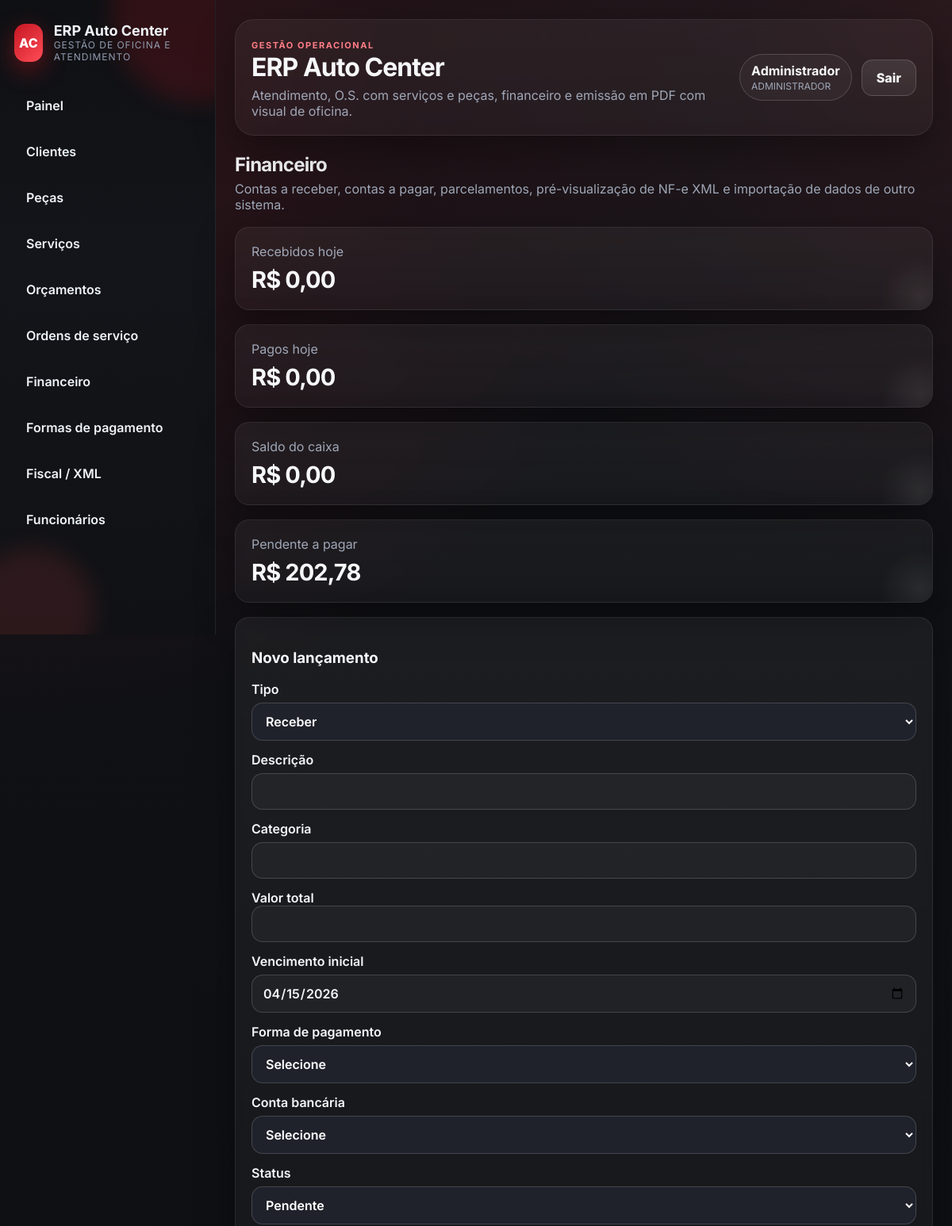
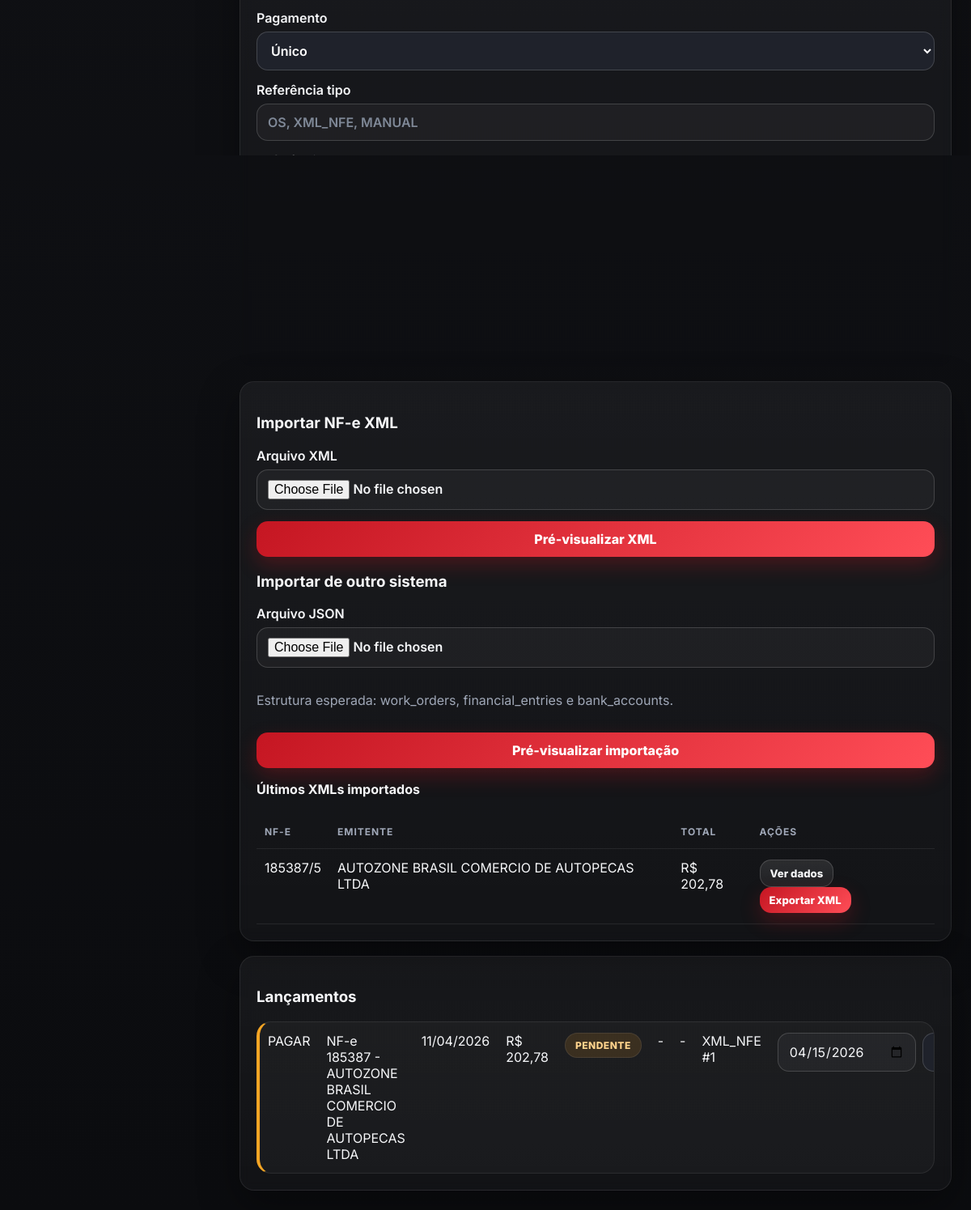
Screenshot of /financeiro (signed in) with the database file from the repository (2 pictures, top to bottom).
### app/models.py (models this page shows, shortened)
class TimestampMixin:
    created_at = db.Column(db.DateTime, default=datetime.now, nullable=False)
    updated_at = db.Column(db.DateTime, default=datetime.now, onupdate=datetime.now, nullable=False)

class SerializableMixin:
    def to_dict(self) -> dict:
        data: dict = {}
        for column in self.__table__.columns:
            value = getattr(self, column.name)
            if isinstance(value, (datetime, date)):
                data[column.name] = value.isoformat()
            elif isinstance(value, Decimal):
                data[column.name] = float(value)
            else:
                data[column.name] = value
        return data

class User(db.Model, TimestampMixin, SerializableMixin):
    __tablename__ = 'users'
    id = db.Column(db.Integer, primary_key=True)
    username = db.Column(db.String(50), unique=True, nullable=False)
    password_hash = db.Column(db.String(255), nullable=False)
    role = db.Column(db.String(30), nullable=False, default='MECANICO')
    nome = db.Column(db.String(120), nullable=False)
    ativo = db.Column(db.Boolean, default=True, nullable=False)

class XmlInvoiceImport(db.Model, TimestampMixin, SerializableMixin):
    __tablename__ = 'xml_invoice_imports'
    id = db.Column(db.Integer, primary_key=True)
    chave_acesso = db.Column(db.String(60), unique=True, nullable=False)
    numero = db.Column(db.String(30))
    serie = db.Column(db.String(20))
    natureza_operacao = db.Column(db.String(120))
    emitente_nome = db.Column(db.String(160))
    emitente_cnpj = db.Column(db.String(20))
    destinatario_nome = db.Column(db.String(160))
    destinatario_cnpj = db.Column(db.String(20))
    total_nota = db.Column(db.Numeric(12, 2), nullable=False, default=0)
    emissao_em = db.Column(db.Date)
    informacoes_complementares = db.Column(db.Text)
    items_json = db.Column(db.Text, nullable=False, default='[]')
    raw_xml = db.Column(db.Text)

class FinancialEntry(db.Model, TimestampMixin, SerializableMixin):
    __tablename__ = 'financial_entries'
    id = db.Column(db.Integer, primary_key=True)
    entry_type = db.Column(db.String(20), nullable=False)
    descricao = db.Column(db.String(255), nullable=False)
    categoria = db.Column(db.String(80))
    valor = db.Column(db.Numeric(12, 2), nullable=False)
    vencimento = db.Column(db.Date, nullable=False)
    payment_receipt_at = db.Column(db.Date)
    status = db.Column(db.String(20), nullable=False, default='PENDENTE')
    payment_method_id = db.Column(db.Integer, db.ForeignKey('payment_methods.id'))
    installment_number = db.Column(db.Integer, nullable=False, default=1)
    installment_total = db.Column(db.Integer, nullable=False, default=1)
    reference_type = db.Column(db.String(30))
    reference_id = db.Column(db.Integer)
    bank_account_id = db.Column(db.Integer, db.ForeignKey('bank_accounts.id'))
    bank_account = db.relationship('BankAccount')
    payment_method = db.relationship('PaymentMethod', back_populates='financial_entries')

### app/web.py (the view)
@web_bp.get('/financeiro')
@login_required
@admin_required
def finance_index():
    entries = FinancialEntry.query.order_by(FinancialEntry.vencimento.desc(), FinancialEntry.id.desc()).all()
    payment_methods = PaymentMethod.query.filter_by(ativo=True).order_by(PaymentMethod.nome).all()
    bank_accounts = BankAccount.query.filter_by(ativo=True).order_by(BankAccount.nome).all()
    xml_imports = XmlInvoiceImport.query.order_by(XmlInvoiceImport.id.desc()).limit(10).all()
    total_receber = sum(parse_decimal(entry.valor) for entry in entries if entry.entry_type == 'RECEBER' and entry.status == 'PENDENTE')
    total_pagar = sum(parse_decimal(entry.valor) for entry in entries if entry.entry_type == 'PAGAR' and entry.status == 'PENDENTE')
    entry_groups = _group_financial_entries(entries)
    return render_template('financeiro/index.html', entries=entries, entry_groups=entry_groups, payment_methods=payment_methods, bank_accounts=bank_accounts, xml_imports=xml_imports, cash=dashboard_data('ADMINISTRADOR')['caixa_diario'], total_receber=total_receber, total_pagar=total_pagar)

### app/templates/financeiro/index.html (shortened to what this page needs)
{% extends 'base.html' %}
{% block content %}
<div class="page-header"><div><h2>Financeiro</h2><p class="muted">Contas a receber, contas a pagar, parcelamentos, pré-visualização de NF-e XML e importação de dados de outro sistema.</p></div></div>
<div class="grid grid-4"><div class="stat"><span>Recebidos hoje</span><strong>{{ format_currency(cash.recebidos) }}</strong></div><div class="stat"><span>Pagos hoje</span><strong>{{ format_currency(cash.pagos) }}</strong></div><div class="stat"><span>Saldo do caixa</span><strong>{{ format_currency(cash.saldo) }}</strong></div><div class="stat"><span>Pendente a pagar</span><strong>{{ format_currency(total_pagar) }}</strong></div></div>
<div class="grid grid-2" style="margin-top:18px;">
  <div class="card">
    <h3>Novo lançamento</h3>
    <form method="post" action="{{ url_for('web.finance_new') }}">
      <div class="form-grid-3">
        <label>Tipo<select name="entry_type" id="entry_type"><option value="RECEBER">Receber</option><option value="PAGAR">Pagar</option></select></label>
        <label>Descrição<input type="text" name="descricao" required></label>
        <label>Categoria<input type="text" name="categoria"></label>
        <label id="valor_total_wrap">Valor total<input type="number" step="0.01" name="valor" id="valor_total" required></label>
        <label>Vencimento inicial<input type="date" name="vencimento" value="{{ iso_today() }}" required></label>
        <label>Forma de pagamento<select name="payment_method_id"><option value="">Selecione</option>{% for method in payment_methods %}<option value="{{ method.id }}">{{ method.nome }}</option>{% endfor %}</select></label>
        <label>Conta bancária<select name="bank_account_id"><option value="">Selecione</option>{% for account in bank_accounts %}<option value="{{ account.id }}">{{ account.nome }}</option>{% endfor %}</select></label>
        <label>Status<select name="status"><option value="PENDENTE">Pendente</option><option value="RECEBIDO">Recebido</option><option value="PAGO">Pago</option></select></label>
        <label>Pagamento<select name="payment_mode" id="payment_mode"><option value="UNICO">Único</option><option value="PARCELADO">Parcelado</option></select></label>
        <label>Referência tipo<input type="text" name="reference_type" placeholder="OS, XML_NFE, MANUAL"></label>
        <label>Referência ID<input type="number" name="reference_id"></label>
      </div>
      <div class="payment-preview-box highlighted" id="parcel_summary_box">
        <span class="muted small">Resumo do parcelamento</span>
        <strong id="parcel_summary_main">Pagamento único</strong>
        <span id="parcel_summary_detail">1x de R$ 0,00</span>
      </div>
      <button type="submit">Criar lançamento</button>
    </form>
  </div>
  <div class="card">
    <h3>Importar NF-e XML</h3>
    <form method="post" action="{{ url_for('web.finance_import_xml_preview') }}" enctype="multipart/form-data"><div class="form-grid-2"><label>Arquivo XML<input type="file" name="xml_file" accept=".xml" required></label></div><button type="submit">Pré-visualizar XML</button></form>
    <h3>Importar de outro sistema</h3>
    <form method="post" action="{{ url_for('web.finance_import_other_system_preview') }}" enctype="multipart/form-data"><div class="form-grid-2"><label>Arquivo JSON<input type="file" name="system_file" accept=".json" required></label></div><p class="muted">Estrutura esperada: work_orders, financial_entries e bank_accounts.</p><button type="submit">Pré-visualizar importação</button></form>
    <h4 style="margin-top:16px;">Últimos XMLs importados</h4>
    <table class="table"><thead><tr><th>NF-e</th><th>Emitente</th><th>Total</th><th>Ações</th></tr></thead><tbody>{% for xml in xml_imports %}<tr><td>{{ xml.numero }}/{{ xml.serie }}</td><td>{{ xml.emitente_nome }}</td><td>{{ format_currency(xml.total_nota) }}</td><td><a class="button small secondary" href="{{ url_for('web.finance_xml_preview', xml_id=xml.id) }}">Ver dados</a> <a class="button small" href="{{ url_for('web.finance_xml_export', xml_id=xml.id) }}">Exportar XML</a></td></tr>{% else %}<tr><td colspan="4">Nenhum XML importado.</td></tr>{% endfor %}</tbody></table>
  </div>
</div>
<div class="table-card" style="margin-top:18px;">
  <h3>Lançamentos</h3>
  <div class="finance-groups">
    {% for group in entry_groups %}
      {% if group.is_grouped %}
        <details class="finance-group status-financeiro-{{ group.status_slug }}">
          <summary>
            <div class="finance-group-summary">
              <div class="finance-group-arrow">▸</div>
              <div>
                <div class="finance-group-title">{{ group.descricao }}</div>
                <div class="finance-group-meta">{{ group.entry_type }} · {{ group.entry_count }} parcelas · vencimento inicial {{ group.first_due_date|date_br }}</div>
              </div>
            </div>
            <div class="finance-group-side">
              <span class="finance-status-pill">{{ group.status_label }}</span>
              <strong>{{ group.summary_value }}</strong>
            </div>
          </summary>
          <div class="finance-group-body">
            <table class="table">
              <thead><tr><th>Parcela</th><th>Vencimento</th><th>Valor</th><th>Status</th><th>Forma</th><th>Conta</th><th>Referência</th><th>Ação</th></tr></thead>
              <tbody>
                {% for entry in group.entries %}
                <tr>
                  <td>{{ entry.installment_number }}/{{ entry.installment_total }}</td>
                  <td>{{ entry.vencimento|date_br }}</td>
                  <td>{{ format_currency(entry.valor) }}</td>
                  <td><span class="finance-status-pill finance-status-{{ entry.status|lower }}">{{ entry.status }}</span></td>
                  <td>{{ entry.payment_method.nome if entry.payment_method else '-' }}</td>
                  <td>{{ entry.bank_account.nome if entry.bank_account else '-' }}</td>
                  <td>{{ entry.reference_type or '-' }}{% if entry.reference_id %} #{{ entry.reference_id }}{% endif %}</td>
                  <td>{% if entry.status == 'PENDENTE' %}<form class="inline-form" method="post" action="{{ url_for('web.finance_settle', entry_id=entry.id) }}"><input type="date" name="payment_receipt_at" value="{{ iso_today() }}"><select name="payment_method_id"><option value="">Forma</option>{% for method in payment_methods %}<option value="{{ method.id }}">{{ method.nome }}</option>{% endfor %}</select><select name="bank_account_id"><option value="">Conta</option>{% for account in bank_accounts %}<option value="{{ account.id }}">{{ account.nome }}</option>{% endfor %}</select><button class="success" type="submit">Baixar</button></form>{% else %}-{% endif %}</td>
                </tr>
                {% endfor %}
              </tbody>
            </table>
          </div>
        </details>
      {% else %}
        {% set entry = group.entries[0] %}
        <div class="finance-single status-financeiro-{{ group.status_slug }}">
          <table class="table">
            <tbody>
              <tr>
                <td>{{ entry.entry_type }}</td>
                <td>{{ entry.descricao }}</td>
                <td>{{ entry.vencimento|date_br }}</td>
                <td>{{ format_currency(entry.valor) }}</td>
                <td><span class="finance-status-pill finance-status-{{ entry.status|lower }}">{{ entry.status }}</span></td>
                <td>{{ entry.payment_method.nome if entry.payment_method else '-' }}</td>
                <td>{{ entry.bank_account.nome if entry.bank_account else '-' }}</td>
                <td>{{ entry.reference_type or '-' }}{% if entry.reference_id %} #{{ entry.reference_id }}{% endif %}</td>
                <td>{% if entry.status == 'PENDENTE' %}<form class="inline-form" method="post" action="{{ url_for('web.finance_settle', entry_id=entry.id) }}"><input type="date" name="payment_receipt_at" value="{{ iso_today() }}"><select name="payment_method_id"><option value="">Forma</option></select></form>{% else %}-{% endif %}</td>
              </tr>
            </tbody>
          </table>
        </div>
      {% endif %}
    {% else %}
      <p class="muted">Nenhum lançamento financeiro.</p>
    {% endfor %}
  </div>
</div>
{% endblock %}

### app/templates/base.html (shortened to what this page needs)
<!DOCTYPE html>
<html lang="pt-BR">
<head>
  <link rel="stylesheet" href="{{ url_for('static', filename='styles.css') }}">
</head>
<body>
  <aside class="sidebar">
    <div class="sidebar-glow sidebar-glow-top"></div>
    <div class="sidebar-glow sidebar-glow-bottom"></div>
    <div class="brand">
      <div class="brand-badge">AC</div>
      <div>
        <strong>ERP Auto Center</strong>
        <span>gestão de oficina e atendimento</span>
      </div>
    </div>
    <nav>
      <a href="{{ url_for('web.dashboard') }}">Painel</a>
      <a href="{{ url_for('web.clients_index') }}">Clientes</a>
      <a href="{{ url_for('web.products_index') }}">Peças</a>
      <a href="{{ url_for('web.services_index') }}">Serviços</a>
      <a href="{{ url_for('web.budgets_index') }}">Orçamentos</a>
      <a href="{{ url_for('web.work_orders_index') }}">Ordens de serviço</a>
      {% if current_user() and current_user().role == 'ADMINISTRADOR' %}
      <a href="{{ url_for('web.finance_index') }}">Financeiro</a>
      <a href="{{ url_for('web.payment_methods_index') }}">Formas de pagamento</a>
      <a href="{{ url_for('web.fiscal_index') }}">Fiscal / XML</a>
      <a href="{{ url_for('web.employees_index') }}">Funcionários</a>
      {% endif %}
    </nav>
  </aside>
  <main class="main">
    <header class="topbar card glass-card">
      <div>
        <span class="eyebrow">gestão operacional</span>
        <h1>ERP Auto Center</h1>
        <p>Atendimento, O.S. com serviços e peças, financeiro e emissão em PDF com visual de oficina.</p>
      </div>
      <div class="user-box">
        {% if current_user() %}
        <div class="user-chip">
          <strong>{{ current_user().nome }}</strong>
          <span>{{ current_user().role }}</span>
        </div>
        <a class="button secondary" href="{{ url_for('web.logout') }}">Sair</a>
        {% endif %}
      </div>
    </header>
    {% block content %}{% endblock %}
  </main>
</body>
</html>

### rows the page displays
User: nome "Administrador", role "ADMINISTRADOR"
XmlInvoiceImport: numero "185387", serie "5", emitente_nome "AUTOZONE BRASIL COMERCIO DE AUTOPECAS LTDA", total_nota "R$ 202,78"
FinancialEntry: entry_type "PAGAR", descricao "NF-e 185387 - AUTOZONE BRASIL COMERCIO DE AUTOPECAS LTDA", vencimento "11/04/2026", valor "R$ 202,78", status "PENDENTE", payment_method "-", bank_account "-", reference_type "XML_NFE", reference_id "1", payment_receipt_at "04/15/2026"
